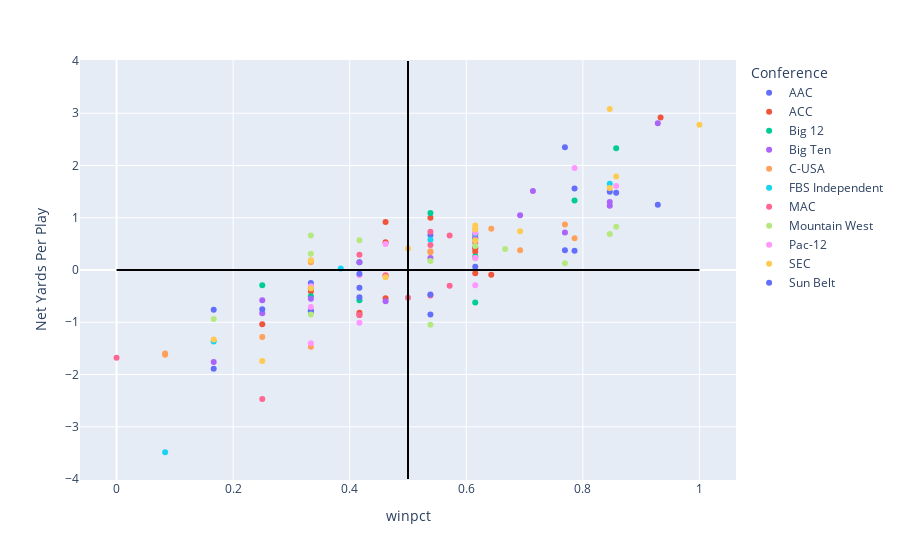

Notebook code for this chart:
### Code cell
#!pip install plotly 
import plotly.express as px

fig = px.scatter(df19, x ="winpct", y = "Off", color = "Conference", 
                 hover_data = {'Team':True,
                               'Season': True,
                               'winpct':False, #Removes WinPct from Tooltip
                               'Conference':False,
                               'Net Yards Per Play':':.1f'
                                
                              })
#Vertical Line to show .500 Winning Percentage
fig.add_shape(type="line", x0=.5, y0=-4, x1=.5, y1=4,
    line=dict(color="black",width=2))
#Horizontal Line to Show +,- NYPP
fig.add_shape(type="line", x0=0, y0=0, x1=1, y1=0,
    line=dict(color="black",width=2))

#Formats the Tooltip
fig.update_layout(
    hoverlabel=dict(
        bgcolor="white",
        font_size=14,
        font_family="Arial"
    )
)

fig.show()

### Figure 1 — Plotly figure (JSON) as saved in the notebook; plotly's stock layout.template omitted (floating-point values rounded to 4 significant figures)
{"data": [{"customdata": [["Cincinnati", 2019, "AAC"], ["East Carolina", 2019, "AAC"], ["Houston", 2019, "AAC"], ["Memphis", 2019, "AAC"], ["Navy", 2019, "AAC"], ["SMU", 2019, "AAC"], ["South Fla.", 2019, "AAC"], ["Temple", 2019, "AAC"], ["Tulane", 2019, "AAC"], ["Tulsa", 2019, "AAC"], ["UCF", 2019, "AAC"], ["UConn", 2019, "AAC"]], "hovertemplate": "Net Yards Per Play=%{y:.1f}<br>Team=%{customdata[0]}<br>Season=%{customdata[1]}<extra></extra>", "legendgroup": "AAC", "marker": {"color": "#636efa", "symbol": "circle"}, "mode": "markers", "name": "AAC", "orientation": "v", "showlegend": true, "type": "scatter", "x": [0.7857, 0.3333, 0.3333, 0.8571, 0.8462, 0.7692, 0.3333, 0.6154, 0.5385, 0.3333, 0.7692, 0.1667], "xaxis": "x", "y": [0.37, -0.78, -0.79, 1.48, 1.5, 0.38, -0.25, 0.43, 0.67, -0.35, 2.35, -1.89], "yaxis": "y"}, {"customdata": [["Boston College", 2019, "ACC"], ["Clemson", 2019, "ACC"], ["Duke", 2019, "ACC"], ["Florida St.", 2019, "ACC"], ["Georgia Tech", 2019, "ACC"], ["Louisville", 2019, "ACC"], ["Miami (FL)", 2019, "ACC"], ["NC State", 2019, "ACC"], ["North Carolina", 2019, "ACC"], ["Pittsburgh", 2019, "ACC"], ["Syracuse", 2019, "ACC"], ["Virginia", 2019, "ACC"], ["Virginia Tech", 2019, "ACC"], ["Wake Forest", 2019, "ACC"]], "hovertemplate": "Net Yards Per Play=%{y:.1f}<br>Team=%{customdata[0]}<br>Season=%{customdata[1]}<extra></extra>", "legendgroup": "ACC", "marker": {"color": "#EF553B", "symbol": "circle"}, "mode": "markers", "name": "ACC", "orientation": "v", "showlegend": true, "type": "scatter", "x": [0.4615, 0.9333, 0.4167, 0.4615, 0.25, 0.6154, 0.4615, 0.3333, 0.5385, 0.6154, 0.4167, 0.6429, 0.6154, 0.6154], "xaxis": "x", "y": [-0.54, 2.92, -0.82, 0.53, -1.04, 0.35, 0.92, -0.41, 1, 0.68, -0.86, -0.09, 0.41, -0.06], "yaxis": "y"}, {"customdata": [["Baylor", 2019, "Big 12"], ["Iowa St.", 2019, "Big 12"], ["Kansas", 2019, "Big 12"], ["Kansas St.", 2019, "Big 12"], ["Oklahoma", 2019, "Big 12"], ["Oklahoma St.", 2019, "Big 12"], ["TCU", 2019, "Big 12"], ["Texas", 2019, "Big 12"], ["Texas Tech", 2019, "Big 12"], ["West Virginia", 2019, "Big 12"]], "hovertemplate": "Net Yards Per Play=%{y:.1f}<br>Team=%{customdata[0]}<br>Season=%{customdata[1]}<extra></extra>", "legendgroup": "Big 12", "marker": {"color": "#00cc96", "symbol": "circle"}, "mode": "markers", "name": "Big 12", "orientation": "v", "showlegend": true, "type": "scatter", "x": [0.7857, 0.5385, 0.25, 0.6154, 0.8571, 0.6154, 0.4167, 0.6154, 0.3333, 0.4167], "xaxis": "x", "y": [1.33, 1.09, -0.29, -0.62, 2.33, 0.6, 0.15, 0.26, -0.5, -0.58], "yaxis": "y"}, {"customdata": [["Illinois", 2019, "Big Ten"], ["Indiana", 2019, "Big Ten"], ["Iowa", 2019, "Big Ten"], ["Maryland", 2019, "Big Ten"], ["Michigan", 2019, "Big Ten"], ["Michigan St.", 2019, "Big Ten"], ["Minnesota", 2019, "Big Ten"], ["Nebraska", 2019, "Big Ten"], ["Northwestern", 2019, "Big Ten"], ["Ohio St.", 2019, "Big Ten"], ["Penn St.", 2019, "Big Ten"], ["Purdue", 2019, "Big Ten"], ["Rutgers", 2019, "Big Ten"], ["Wisconsin", 2019, "Big Ten"]], "hovertemplate": "Net Yards Per Play=%{y:.1f}<br>Team=%{customdata[0]}<br>Season=%{customdata[1]}<extra></extra>", "legendgroup": "Big Ten", "marker": {"color": "#ab63fa", "symbol": "circle"}, "mode": "markers", "name": "Big Ten", "orientation": "v", "showlegend": true, "type": "scatter", "x": [0.4615, 0.6154, 0.7692, 0.25, 0.6923, 0.5385, 0.8462, 0.4167, 0.25, 0.9286, 0.8462, 0.3333, 0.1667, 0.7143], "xaxis": "x", "y": [-0.6, 0.62, 0.72, -0.58, 1.05, 0.23, 1.3, 0.15, -0.83, 2.81, 1.23, -0.55, -1.76, 1.51], "yaxis": "y"}, {"customdata": [["Charlotte", 2019, "C-USA"], ["FIU", 2019, "C-USA"], ["Fla. Atlantic", 2019, "C-USA"], ["Louisiana Tech", 2019, "C-USA"], ["Marshall", 2019, "C-USA"], ["Middle Tenn.", 2019, "C-USA"], ["North Texas", 2019, "C-USA"], ["Old Dominion", 2019, "C-USA"], ["Rice", 2019, "C-USA"], ["Southern Miss.", 2019, "C-USA"], ["UAB", 2019, "C-USA"], ["UTEP", 2019, "C-USA"], ["UTSA", 2019, "C-USA"], ["Western Ky.", 2019, "C-USA"]], "hovertemplate": "Net Yards Per Play=%{y:.1f}<br>Team=%{customdata[0]}<br>Season=%{customdata[1]}<extra></extra>", "legendgroup": "C-USA", "marker": {"color": "#FFA15A", "symbol": "circle"}, "mode": "markers", "name": "C-USA", "orientation": "v", "showlegend": true, "type": "scatter", "x": [0.5385, 0.4615, 0.7857, 0.7692, 0.6154, 0.3333, 0.3333, 0.08333, 0.25, 0.5385, 0.6429, 0.08333, 0.3333, 0.6923], "xaxis": "x", "y": [0.34, -0.11, 0.61, 0.87, 0.23, 0.15, 0.18, -1.6, -1.28, 0.36, 0.79, -1.62, -1.47, 0.38], "yaxis": "y"}, {"customdata": [["Army West Point", 2019, "FBS Independent"], ["BYU", 2019, "FBS Independent"], ["Liberty", 2019, "FBS Independent"], ["Massachusetts", 2019, "FBS Independent"], ["New Mexico St.", 2019, "FBS Independent"], ["Notre Dame", 2019, "FBS Independent"]], "hovertemplate": "Net Yards Per Play=%{y:.1f}<br>Team=%{customdata[0]}<br>Season=%{customdata[1]}<extra></extra>", "legendgroup": "FBS Independent", "marker": {"color": "#19d3f3", "symbol": "circle"}, "mode": "markers", "name": "FBS Independent", "orientation": "v", "showlegend": true, "type": "scatter", "x": [0.3846, 0.5385, 0.6154, 0.08333, 0.1667, 0.8462], "xaxis": "x", "y": [0.03, 0.58, 0.7, -3.49, -1.37, 1.65], "yaxis": "y"}, {"customdata": [["Akron", 2019, "MAC"], ["Ball St.", 2019, "MAC"], ["Bowling Green", 2019, "MAC"], ["Buffalo", 2019, "MAC"], ["Central Mich.", 2019, "MAC"], ["Eastern Mich.", 2019, "MAC"], ["Kent St.", 2019, "MAC"], ["Miami (OH)", 2019, "MAC"], ["Northern Ill.", 2019, "MAC"], ["Ohio", 2019, "MAC"], ["Toledo", 2019, "MAC"], ["Western Mich.", 2019, "MAC"]], "hovertemplate": "Net Yards Per Play=%{y:.1f}<br>Team=%{customdata[0]}<br>Season=%{customdata[1]}<extra></extra>", "legendgroup": "MAC", "marker": {"color": "#FF6692", "symbol": "circle"}, "mode": "markers", "name": "MAC", "orientation": "v", "showlegend": true, "type": "scatter", "x": [0, 0.4167, 0.25, 0.6154, 0.5714, 0.4615, 0.5385, 0.5714, 0.4167, 0.5385, 0.5, 0.5385], "xaxis": "x", "y": [-1.68, 0.29, -2.47, 0.52, 0.66, -0.1, -0.49, -0.3, -0.86, 0.73, -0.53, 0.48], "yaxis": "y"}, {"customdata": [["Air Force", 2019, "Mountain West"], ["Boise St.", 2019, "Mountain West"], ["Colorado St.", 2019, "Mountain West"], ["Fresno St.", 2019, "Mountain West"], ["Hawaii", 2019, "Mountain West"], ["Nevada", 2019, "Mountain West"], ["New Mexico", 2019, "Mountain West"], ["San Diego St.", 2019, "Mountain West"], ["San Jose St.", 2019, "Mountain West"], ["UNLV", 2019, "Mountain West"], ["Utah St.", 2019, "Mountain West"], ["Wyoming", 2019, "Mountain West"]], "hovertemplate": "Net Yards Per Play=%{y:.1f}<br>Team=%{customdata[0]}<br>Season=%{customdata[1]}<extra></extra>", "legendgroup": "Mountain West", "marker": {"color": "#B6E880", "symbol": "circle"}, "mode": "markers", "name": "Mountain West", "orientation": "v", "showlegend": true, "type": "scatter", "x": [0.8462, 0.8571, 0.3333, 0.3333, 0.6667, 0.5385, 0.1667, 0.7692, 0.4167, 0.3333, 0.5385, 0.6154], "xaxis": "x", "y": [0.69, 0.83, 0.66, 0.31, 0.4, -1.05, -0.94, 0.13, 0.57, -0.85, 0.17, 0.46], "yaxis": "y"}, {"customdata": [["Arizona", 2019, "Pac-12"], ["Arizona St.", 2019, "Pac-12"], ["California", 2019, "Pac-12"], ["Colorado", 2019, "Pac-12"], ["Oregon", 2019, "Pac-12"], ["Oregon St.", 2019, "Pac-12"], ["Southern California", 2019, "Pac-12"], ["Stanford", 2019, "Pac-12"], ["UCLA", 2019, "Pac-12"], ["Utah", 2019, "Pac-12"], ["Washington", 2019, "Pac-12"], ["Washington St.", 2019, "Pac-12"]], "hovertemplate": "Net Yards Per Play=%{y:.1f}<br>Team=%{customdata[0]}<br>Season=%{customdata[1]}<extra></extra>", "legendgroup": "Pac-12", "marker": {"color": "#FF97FF", "symbol": "circle"}, "mode": "markers", "name": "Pac-12", "orientation": "v", "showlegend": true, "type": "scatter", "x": [0.3333, 0.6154, 0.6154, 0.4167, 0.8571, 0.4167, 0.6154, 0.3333, 0.3333, 0.7857, 0.6154, 0.4615], "xaxis": "x", "y": [-0.31, 0.23, -0.29, -1.01, 1.61, -0.1, 0.79, -0.71, -1.4, 1.95, 0.72, 0.5], "yaxis": "y"}, {"customdata": [["Alabama", 2019, "SEC"], ["Arkansas", 2019, "SEC"], ["Auburn", 2019, "SEC"], ["Florida", 2019, "SEC"], ["Georgia", 2019, "SEC"], ["Kentucky", 2019, "SEC"], ["LSU", 2019, "SEC"], ["Mississippi St.", 2019, "SEC"], ["Missouri", 2019, "SEC"], ["Ole Miss", 2019, "SEC"], ["South Carolina", 2019, "SEC"], ["Tennessee", 2019, "SEC"], ["Texas A&M", 2019, "SEC"], ["Vanderbilt", 2019, "SEC"]], "hovertemplate": "Net Yards Per Play=%{y:.1f}<br>Team=%{customdata[0]}<br>Season=%{customdata[1]}<extra></extra>", "legendgroup": "SEC", "marker": {"color": "#FECB52", "symbol": "circle"}, "mode": "markers", "name": "SEC", "orientation": "v", "showlegend": true, "type": "scatter", "x": [0.8462, 0.1667, 0.6923, 0.8462, 0.8571, 0.6154, 1, 0.4615, 0.5, 0.3333, 0.3333, 0.6154, 0.6154, 0.25], "xaxis": "x", "y": [3.08, -1.33, 0.74, 1.57, 1.79, 0.85, 2.78, -0.14, 0.41, 0.18, -0.35, 0.78, 0.57, -1.74], "yaxis": "y"}, {"customdata": [["Appalachian St.", 2019, "Sun Belt"], ["Arkansas St.", 2019, "Sun Belt"], ["Coastal Carolina", 2019, "Sun Belt"], ["Ga. Southern", 2019, "Sun Belt"], ["Georgia St.", 2019, "Sun Belt"], ["La.-Monroe", 2019, "Sun Belt"], ["Louisiana", 2019, "Sun Belt"], ["South Alabama", 2019, "Sun Belt"], ["Texas St.", 2019, "Sun Belt"], ["Troy", 2019, "Sun Belt"]], "hovertemplate": "Net Yards Per Play=%{y:.1f}<br>Team=%{customdata[0]}<br>Season=%{customdata[1]}<extra></extra>", "legendgroup": "Sun Belt", "marker": {"color": "#636efa", "symbol": "circle"}, "mode": "markers", "name": "Sun Belt", "orientation": "v", "showlegend": true, "type": "scatter", "x": [0.9286, 0.6154, 0.4167, 0.5385, 0.5385, 0.4167, 0.7857, 0.1667, 0.25, 0.4167], "xaxis": "x", "y": [1.25, 0.06, -0.52, -0.47, -0.85, -0.34, 1.56, -0.76, -0.75, -0.07], "yaxis": "y"}], "layout": {"hoverlabel": {"bgcolor": "white", "font": {"family": "Arial", "size": 14}}, "legend": {"title": {"text": "Conference"}, "tracegroupgap": 0}, "margin": {"t": 60}, "shapes": [{"line": {"color": "black", "width": 2}, "type": "line", "x0": 0.5, "x1": 0.5, "y0": -4, "y1": 4}, {"line": {"color": "black", "width": 2}, "type": "line", "x0": 0, "x1": 1, "y0": 0, "y1": 0}], "xaxis": {"anchor": "y", "domain": [0, 1], "title": {"text": "winpct"}}, "yaxis": {"anchor": "x", "domain": [0, 1], "title": {"text": "Net Yards Per Play"}}}}
